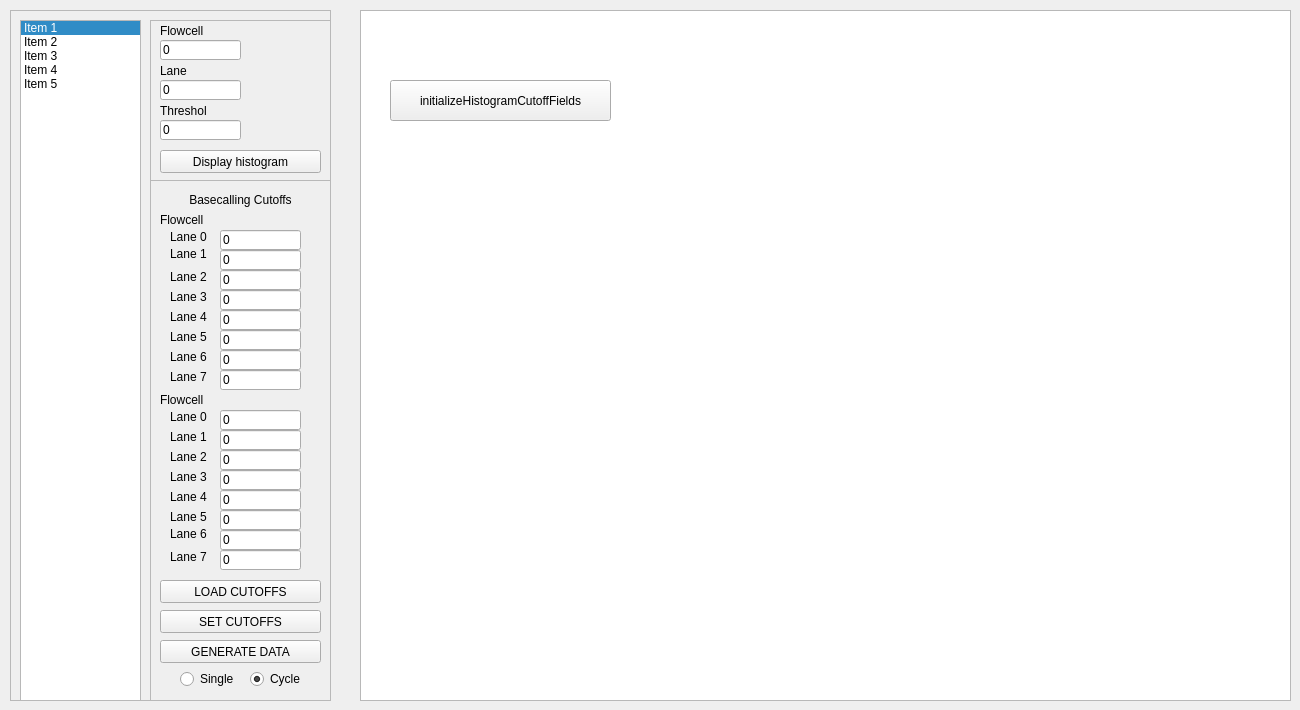
    <widget class="QWidget" name="tab_6">
     <attribute name="title">
      <string>Histogram</string>
     </attribute>
     <widget class="QPlainTextEdit" name="histogramOutputWindow">
      <property name="geometry">
       <rect>
        <x>360</x>
        <y>10</y>
        <width>931</width>
        <height>691</height>
       </rect>
      </property>
      <property name="plainText">
       <string/>
      </property>
     </widget>
     <widget class="QFrame" name="frame_14">
      <property name="geometry">
       <rect>
        <x>10</x>
        <y>10</y>
        <width>321</width>
        <height>691</height>
       </rect>
      </property>
      <property name="frameShape">
       <enum>QFrame::StyledPanel</enum>
      </property>
      <property name="frameShadow">
       <enum>QFrame::Raised</enum>
      </property>
      <widget class="QListWidget" name="histogramFileList">
       <property name="geometry">
        <rect>
         <x>10</x>
         <y>10</y>
         <width>121</width>
         <height>681</height>
        </rect>
       </property>
       <property name="currentRow">
        <number>0</number>
       </property>
       <item>
        <property name="text">
         <string>Item 1</string>
        </property>
       </item>
       <item>
        <property name="text">
         <string>Item 2</string>
        </property>
       </item>
       <item>
        <property name="text">
         <string>Item 3</string>
        </property>
       </item>
       <item>
        <property name="text">
         <string>Item 4</string>
        </property>
       </item>
       <item>
        <property name="text">
         <string>Item 5</string>
        </property>
       </item>
      </widget>
      <widget class="QFrame" name="frame_15">
       <property name="geometry">
        <rect>
         <x>140</x>
         <y>10</y>
         <width>181</width>
         <height>161</height>
        </rect>
       </property>
       <property name="frameShape">
        <enum>QFrame::StyledPanel</enum>
       </property>
       <property name="frameShadow">
        <enum>QFrame::Raised</enum>
       </property>
       <widget class="QLabel" name="label_17">
        <property name="geometry">
         <rect>
          <x>10</x>
          <y>0</y>
          <width>46</width>
          <height>21</height>
         </rect>
        </property>
        <property name="text">
         <string>Flowcell</string>
        </property>
       </widget>
       <widget class="QLabel" name="label_18">
        <property name="geometry">
         <rect>
          <x>10</x>
          <y>40</y>
          <width>46</width>
          <height>21</height>
         </rect>
        </property>
        <property name="text">
         <string>Lane</string>
        </property>
       </widget>
       <widget class="QLineEdit" name="histogramThreshold">
        <property name="geometry">
         <rect>
          <x>10</x>
          <y>100</y>
          <width>81</width>
          <height>20</height>
         </rect>
        </property>
        <property name="text">
         <string>0</string>
        </property>
       </widget>
       <widget class="QLineEdit" name="histogramFlowcell">
        <property name="geometry">
         <rect>
          <x>10</x>
          <y>20</y>
          <width>81</width>
          <height>20</height>
         </rect>
        </property>
        <property name="text">
         <string>0</string>
        </property>
       </widget>
       <widget class="QLineEdit" name="histogramLane">
        <property name="geometry">
         <rect>
          <x>10</x>
          <y>60</y>
          <width>81</width>
          <height>20</height>
         </rect>
        </property>
        <property name="text">
         <string>0</string>
        </property>
       </widget>
       <widget class="QPushButton" name="histogramDrawHistogram">
        <property name="geometry">
         <rect>
          <x>10</x>
          <y>130</y>
          <width>161</width>
          <height>23</height>
         </rect>
        </property>
        <property name="text">
         <string>Display histogram</string>
        </property>
       </widget>
       <widget class="QLabel" name="label_19">
        <property name="geometry">
         <rect>
          <x>10</x>
          <y>80</y>
          <width>46</width>
          <height>21</height>
         </rect>
        </property>
        <property name="text">
         <string>Threshold</string>
        </property>
       </widget>
      </widget>
      <widget class="QFrame" name="frame_16">
       <property name="geometry">
        <rect>
         <x>140</x>
         <y>170</y>
         <width>181</width>
         <height>521</height>
        </rect>
       </property>
       <property name="frameShape">
        <enum>QFrame::StyledPanel</enum>
       </property>
       <property name="frameShadow">
        <enum>QFrame::Raised</enum>
       </property>
       <widget class="QLineEdit" name="histogramCutoff0_2">
        <property name="geometry">
         <rect>
          <x>70</x>
          <y>90</y>
          <width>81</width>
          <height>20</height>
         </rect>
        </property>
        <property name="text">
         <string>0</string>
        </property>
       </widget>
       <widget class="QLineEdit" name="histogramCutoff0_3">
        <property name="geometry">
         <rect>
          <x>70</x>
          <y>110</y>
          <width>81</width>
          <height>20</height>
         </rect>
        </property>
        <property name="text">
         <string>0</string>
        </property>
       </widget>
       <widget class="QLabel" name="label_32">
        <property name="geometry">
         <rect>
          <x>20</x>
          <y>50</y>
          <width>46</width>
          <height>14</height>
         </rect>
        </property>
        <property name="text">
         <string>Lane 0</string>
        </property>
       </widget>
       <widget class="QLineEdit" name="histogramCutoff1_7">
        <property name="geometry">
         <rect>
          <x>70</x>
          <y>370</y>
          <width>81</width>
          <height>20</height>
         </rect>
        </property>
        <property name="text">
         <string>0</string>
        </property>
       </widget>
       <widget class="QLabel" name="label_25">
        <property name="geometry">
         <rect>
          <x>20</x>
          <y>150</y>
          <width>46</width>
          <height>14</height>
         </rect>
        </property>
        <property name="text">
         <string>Lane 5</string>
        </property>
       </widget>
       <widget class="QLineEdit" name="histogramCutoff0_1">
        <property name="geometry">
         <rect>
          <x>70</x>
          <y>70</y>
          <width>81</width>
          <height>20</height>
         </rect>
        </property>
        <property name="text">
         <string>0</string>
        </property>
       </widget>
       <widget class="QLabel" name="label_23">
        <property name="geometry">
         <rect>
          <x>20</x>
          <y>110</y>
          <width>46</width>
          <height>14</height>
         </rect>
        </property>
        <property name="text">
         <string>Lane 3</string>
        </property>
       </widget>
       <widget class="QLineEdit" name="histogramCutoff0_7">
        <property name="geometry">
         <rect>
          <x>70</x>
          <y>190</y>
          <width>81</width>
          <height>20</height>
         </rect>
        </property>
        <property name="text">
         <string>0</string>
        </property>
       </widget>
       <widget class="QLabel" name="label_68">
        <property name="geometry">
         <rect>
          <x>20</x>
          <y>230</y>
          <width>46</width>
          <height>14</height>
         </rect>
        </property>
        <property name="text">
         <string>Lane 0</string>
        </property>
       </widget>
       <widget class="QLineEdit" name="histogramCutoff0_0">
        <property name="geometry">
         <rect>
          <x>70</x>
          <y>50</y>
          <width>81</width>
          <height>20</height>
         </rect>
        </property>
        <property name="text">
         <string>0</string>
        </property>
       </widget>
       <widget class="QLineEdit" name="histogramCutoff1_6">
        <property name="geometry">
         <rect>
          <x>70</x>
          <y>350</y>
          <width>81</width>
          <height>20</height>
         </rect>
        </property>
        <property name="text">
         <string>0</string>
        </property>
       </widget>
       <widget class="QLineEdit" name="histogramCutoff1_4">
        <property name="geometry">
         <rect>
          <x>70</x>
          <y>310</y>
          <width>81</width>
          <height>20</height>
         </rect>
        </property>
        <property name="text">
         <string>0</string>
        </property>
       </widget>
       <widget class="QLineEdit" name="histogramCutoff1_5">
        <property name="geometry">
         <rect>
          <x>70</x>
          <y>330</y>
          <width>81</width>
          <height>20</height>
         </rect>
        </property>
        <property name="text">
         <string>0</string>
        </property>
       </widget>
       <widget class="QLabel" name="label_24">
        <property name="geometry">
         <rect>
          <x>20</x>
          <y>130</y>
          <width>46</width>
          <height>14</height>
         </rect>
        </property>
        <property name="text">
         <string>Lane 4</string>
        </property>
       </widget>
       <widget class="QLineEdit" name="histogramCutoff1_1">
        <property name="geometry">
         <rect>
          <x>70</x>
          <y>250</y>
          <width>81</width>
          <height>20</height>
         </rect>
        </property>
        <property name="text">
         <string>0</string>
        </property>
       </widget>
       <widget class="QLineEdit" name="histogramCutoff1_2">
        <property name="geometry">
         <rect>
          <x>70</x>
          <y>270</y>
          <width>81</width>
          <height>20</height>
         </rect>
        </property>
        <property name="text">
         <string>0</string>
        </property>
       </widget>
       <widget class="QLineEdit" name="histogramCutoff0_4">
        <property name="geometry">
         <rect>
          <x>70</x>
          <y>130</y>
          <width>81</width>
          <height>20</height>
         </rect>
        </property>
        <property name="text">
         <string>0</string>
        </property>
       </widget>
       <widget class="QLabel" name="label_70">
        <property name="geometry">
         <rect>
          <x>20</x>
          <y>270</y>
          <width>46</width>
          <height>14</height>
         </rect>
        </property>
        <property name="text">
         <string>Lane 2</string>
        </property>
       </widget>
       <widget class="QLabel" name="label_67">
        <property name="geometry">
         <rect>
          <x>10</x>
          <y>210</y>
          <width>46</width>
          <height>20</height>
         </rect>
        </property>
        <property name="text">
         <string>Flowcell 1</string>
        </property>
       </widget>
       <widget class="QLabel" name="label_20">
        <property name="geometry">
         <rect>
          <x>10</x>
          <y>10</y>
          <width>161</width>
          <height>20</height>
         </rect>
        </property>
        <property name="text">
         <string>Basecalling Cutoffs</string>
        </property>
        <property name="alignment">
         <set>Qt::AlignCenter</set>
        </property>
       </widget>
       <widget class="QLabel" name="label_73">
        <property name="geometry">
         <rect>
          <x>20</x>
          <y>330</y>
          <width>46</width>
          <height>14</height>
         </rect>
        </property>
        <property name="text">
         <string>Lane 5</string>
        </property>
       </widget>
       <widget class="QLineEdit" name="histogramCutoff1_3">
        <property name="geometry">
         <rect>
          <x>70</x>
          <y>290</y>
          <width>81</width>
          <height>20</height>
         </rect>
        </property>
        <property name="text">
         <string>0</string>
        </property>
       </widget>
       <widget class="QLabel" name="label_26">
        <property name="geometry">
         <rect>
          <x>20</x>
          <y>170</y>
          <width>46</width>
          <height>14</height>
         </rect>
        </property>
        <property name="text">
         <string>Lane 6</string>
        </property>
       </widget>
       <widget class="QLabel" name="label_71">
        <property name="geometry">
         <rect>
          <x>20</x>
          <y>290</y>
          <width>46</width>
          <height>14</height>
         </rect>
        </property>
        <property name="text">
         <string>Lane 3</string>
        </property>
       </widget>
       <widget class="QLabel" name="label_72">
        <property name="geometry">
         <rect>
          <x>20</x>
          <y>310</y>
          <width>46</width>
          <height>14</height>
         </rect>
        </property>
        <property name="text">
         <string>Lane 4</string>
        </property>
       </widget>
       <widget class="QLabel" name="label_22">
        <property name="geometry">
         <rect>
          <x>20</x>
          <y>90</y>
          <width>46</width>
          <height>14</height>
         </rect>
        </property>
        <property name="text">
         <string>Lane 2</string>
        </property>
       </widget>
       <widget class="QLabel" name="label_21">
        <property name="geometry">
         <rect>
          <x>10</x>
          <y>30</y>
          <width>46</width>
          <height>20</height>
         </rect>
        </property>
        <property name="text">
         <string>Flowcell 0</string>
        </property>
       </widget>
       <widget class="QLineEdit" name="histogramCutoff0_6">
        <property name="geometry">
         <rect>
          <x>70</x>
          <y>170</y>
          <width>81</width>
          <height>20</height>
         </rect>
        </property>
        <property name="text">
         <string>0</string>
        </property>
       </widget>
       <widget class="QLabel" name="label_75">
        <property name="geometry">
         <rect>
          <x>20</x>
          <y>370</y>
          <width>46</width>
          <height>14</height>
         </rect>
        </property>
        <property name="text">
         <string>Lane 7</string>
        </property>
       </widget>
       <widget class="QLabel" name="label_74">
        <property name="geometry">
         <rect>
          <x>20</x>
          <y>344</y>
          <width>46</width>
          <height>20</height>
         </rect>
        </property>
        <property name="text">
         <string>Lane 6</string>
        </property>
       </widget>
       <widget class="QLineEdit" name="histogramCutoff1_0">
        <property name="geometry">
         <rect>
          <x>70</x>
          <y>230</y>
          <width>81</width>
          <height>20</height>
         </rect>
        </property>
        <property name="text">
         <string>0</string>
        </property>
       </widget>
       <widget class="QLabel" name="label_33">
        <property name="geometry">
         <rect>
          <x>20</x>
          <y>64</y>
          <width>46</width>
          <height>20</height>
         </rect>
        </property>
        <property name="text">
         <string>Lane 1</string>
        </property>
       </widget>
       <widget class="QLabel" name="label_69">
        <property name="geometry">
         <rect>
          <x>20</x>
          <y>250</y>
          <width>46</width>
          <height>14</height>
         </rect>
        </property>
        <property name="text">
         <string>Lane 1</string>
        </property>
       </widget>
       <widget class="QLabel" name="label_27">
        <property name="geometry">
         <rect>
          <x>20</x>
          <y>190</y>
          <width>46</width>
          <height>14</height>
         </rect>
        </property>
        <property name="text">
         <string>Lane 7</string>
        </property>
       </widget>
       <widget class="QLineEdit" name="histogramCutoff0_5">
        <property name="geometry">
         <rect>
          <x>70</x>
          <y>150</y>
          <width>81</width>
          <height>20</height>
         </rect>
        </property>
        <property name="text">
         <string>0</string>
        </property>
       </widget>
       <widget class="QRadioButton" name="histogramSingleButton">
        <property name="geometry">
         <rect>
          <x>30</x>
          <y>490</y>
          <width>60</width>
          <height>18</height>
         </rect>
        </property>
        <property name="text">
         <string>Single</string>
        </property>
       </widget>
       <widget class="QPushButton" name="histogramGenerateData">
        <property name="geometry">
         <rect>
          <x>10</x>
          <y>460</y>
          <width>161</width>
          <height>23</height>
         </rect>
        </property>
        <property name="text">
         <string>GENERATE DATA</string>
        </property>
       </widget>
       <widget class="QPushButton" name="histogramSetCutoffs">
        <property name="geometry">
         <rect>
          <x>10</x>
          <y>430</y>
          <width>161</width>
          <height>23</height>
         </rect>
        </property>
        <property name="text">
         <string>SET CUTOFFS</string>
        </property>
       </widget>
       <widget class="QRadioButton" name="histogramCycleButton">
        <property name="geometry">
         <rect>
          <x>100</x>
          <y>490</y>
          <width>60</width>
          <height>18</height>
         </rect>
        </property>
        <property name="text">
         <string>Cycle</string>
        </property>
        <property name="checked">
         <bool>true</bool>
        </property>
       </widget>
       <widget class="QPushButton" name="histogramLoadCutoffs">
        <property name="geometry">
         <rect>
          <x>10</x>
          <y>400</y>
          <width>161</width>
          <height>23</height>
         </rect>
        </property>
        <property name="text">
         <string>LOAD CUTOFFS</string>
        </property>
       </widget>
      </widget>
     </widget>
     <widget class="QPushButton" name="pushButton_3">
      <property name="geometry">
       <rect>
        <x>390</x>
        <y>80</y>
        <width>221</width>
        <height>41</height>
       </rect>
      </property>
      <property name="text">
       <string>initializeHistogramCutoffFields</string>
      </property>
     </widget>
    </widget>
